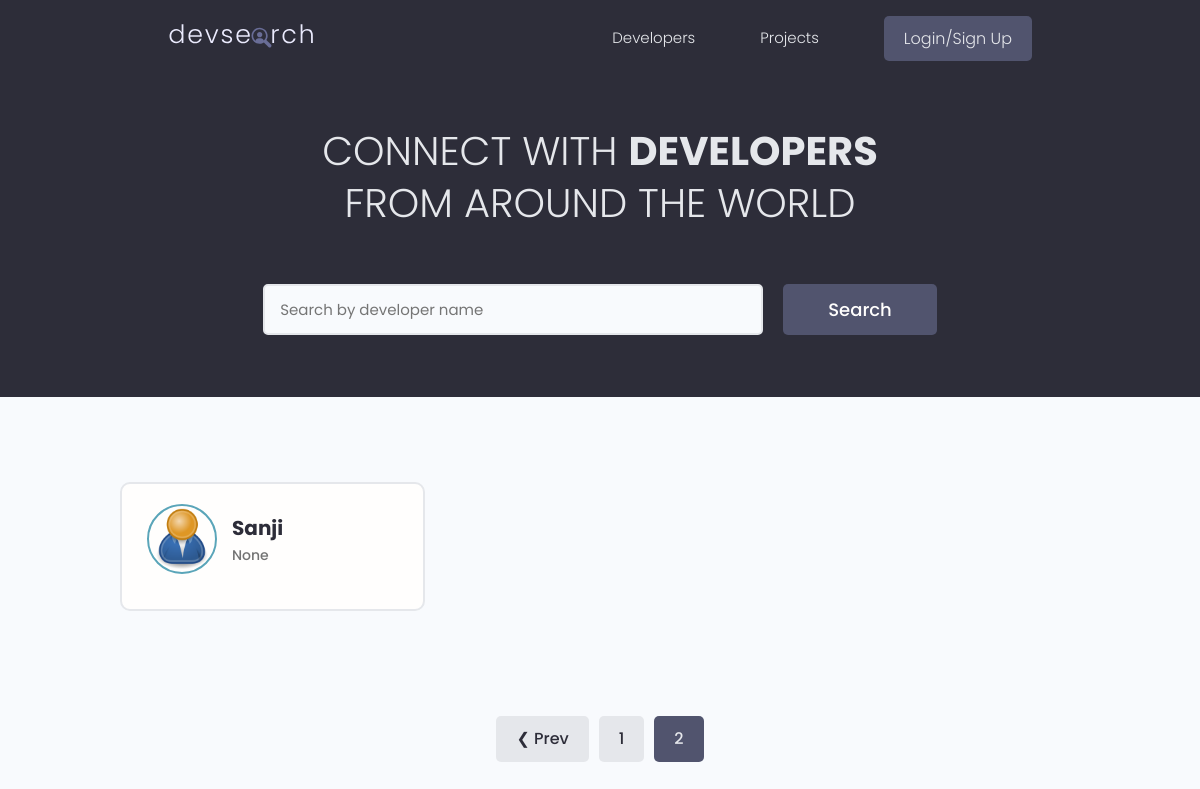
Before: /?page=2 with the older database file.
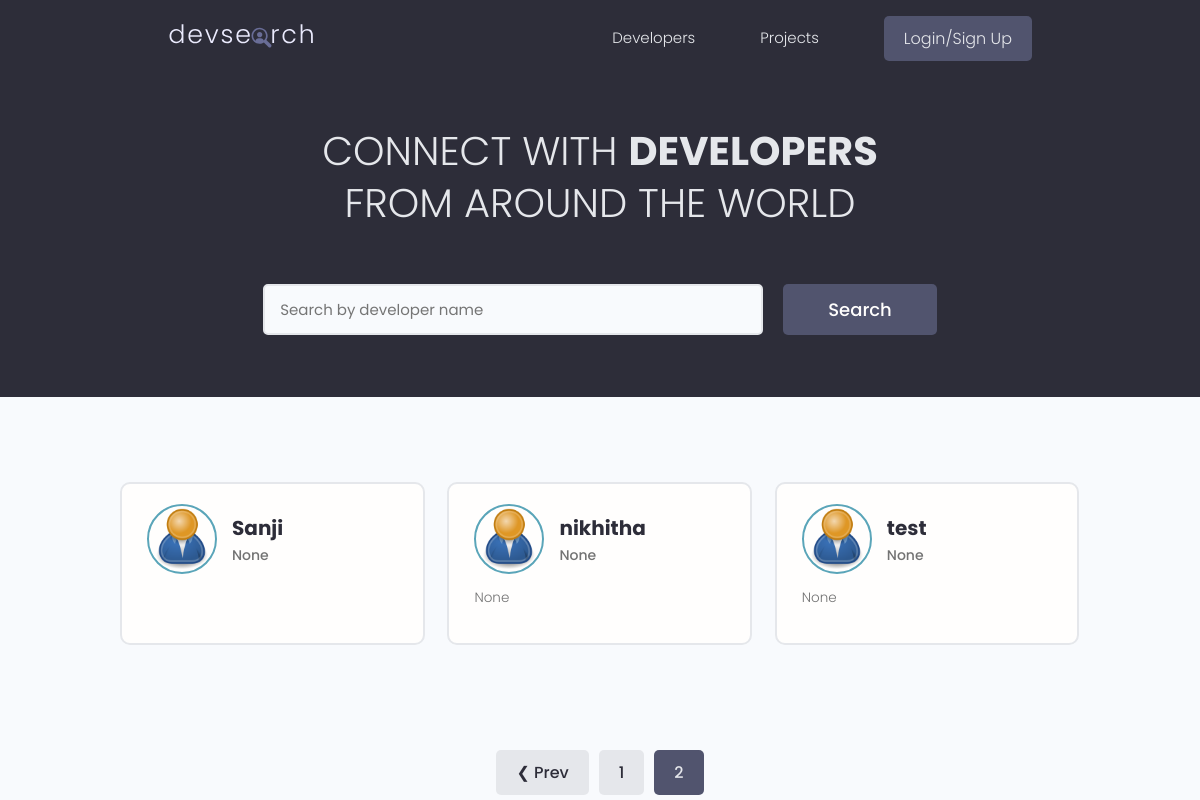
After: the same page with the newer database file.
### users/models.py (models this page shows, shortened)
class Profile(models.Model):
    user=models.OneToOneField(User, on_delete=models.CASCADE,null=True,blank=True)
    name=models.CharField(max_length=200,null=True,blank=True)
    email=models.EmailField(max_length=500,blank=True,null=True)
    username=models.CharField(max_length=200,null=True,blank=True)
    location=models.CharField(max_length=200,null=True,blank=True)
    short_intro=models.CharField(max_length=200,null=True,blank=True)
    bio=models.TextField(null=True,blank=True)
    profile_image=models.ImageField(null=True,blank=True,upload_to='profiles',default='profiles/user-default.png')
    social_github=models.CharField(max_length=200,null=True,blank=True)
    social_twitter=models.CharField(max_length=200,null=True,blank=True)
    social_linkedin=models.CharField(max_length=200,null=True,blank=True)
    social_youtube=models.CharField(max_length=200,null=True,blank=True)
    social_website=models.CharField(max_length=200,null=True,blank=True)
    created_at=models.DateTimeField(auto_now_add=True)
    id=models.UUIDField(default=uuid.uuid4,unique=True,primary_key=True,editable=False)

### users/views.py (the view)
# urls.py: path('',views.profiles,name="profiles"),
def profiles(request):
    profiles,search_query=searchProfiles(request)
    custom_range,profiles=paginateProfiles(request,profiles,3)
    context={'profiles':profiles,'search_query':search_query,'custom_range':custom_range}
    return render(request,'users/profile.html',context)

### users/utils.py (called while the page is built)
def paginateProfiles(request,profiles,results):
    page=request.GET.get('page')
    paginator=Paginator(profiles,results)
    try:
        profiles=paginator.page(page)
    except PageNotAnInteger:
        page=1
        profiles=paginator.page(page)
    except EmptyPage:
        page=paginator.num_pages
        profiles=paginator.page(page)
    leftIndex = (int(page)-4)
    if leftIndex < 1:
        leftIndex = 1
    rightIndex = (int(page) + 5)
    if rightIndex > paginator.num_pages:
        rightIndex = paginator.num_pages + 1
    custom_range=range(leftIndex,rightIndex)
    return custom_range,profiles

def searchProfiles(request):
    search_query=''
    if request.GET.get('search_query'):
        search_query=request.GET.get('search_query')
    print('SEARCH:',search_query)
    skills=Skill.objects.filter(name__icontains=search_query)
    profiles=Profile.objects.distinct().filter(
        Q(name__icontains=search_query)|
        Q(short_intro__icontains=search_query)|
        Q(skill__in=skills)
        )
    return profiles,search_query

### users/templates/users/profile.html (shortened to what this page needs)
{% extends 'main.html' %}
{% block content %}
<main class="home">
    <section class="hero-section text-center">
      <div class="container container--narrow">
        <div class="hero-section__box">
          <h2>CONNECT WITH <span>DEVELOPERS</span></h2>
          <h2>FROM AROUND THE WORLD</h2>
        </div>
        <div class="hero-section__search">
          <form id="searchForm" class="form" action="{% url 'profiles' %}" method="get">
            <div class="form__field">
              <input class="input input--text" id="formInput#search" type="text" name="search_query"
                value="{{search_query}}" placeholder="Search by developer name" />
            </div>
            <input class="btn btn--sub btn--lg" type="submit" value="Search" />
          </form>
        </div>
      </div>
    </section>
    <section class="devlist">
      <div class="container">
        <div class="grid grid--three">
        {% for profile in profiles %}
          <div class="column card">
            <div class="dev">
              <a href="{% url 'user-profile' profile.id %}" class="card__body">
                <div class="dev__profile">
                  <img class="avatar avatar--md" src="{{ profile.profile_image.url }}" alt="image" />
                  <div class="dev__meta">
                    <h3>{{profile.name}}</h3>
                    <h5>{{profile.short_intro|slice:"60"}}</h5>
                  </div>
                </div>
                <p class="dev__info">{{profile.bio|slice:"150"}}</p>
              </a>
            </div>
          </div>
          {% endfor %}
        </div>
      </div>
    </section>
    {% include 'pagination.html' with queryset=profiles custom_range=custom_range %}
  </main>
{% endblock content %}

### templates/main.html (shortened to what this page needs)
<!DOCTYPE html>
{% load static %}
<html>
<head>
    <link rel="stylesheet" href="https://cdn.iconmonstr.com/1.3.0/css/iconmonstr-iconic-font.min.css" />
    <link rel="stylesheet" href="{% static 'uikit/styles/uikit.css' %}" />
    <link rel="stylesheet" href="{% static 'styles/app.css' %}" />
</head>
<body>
    {% include 'navbar.html' %}
    {% block content %}
    {% endblock content %}
</body>
</html>

### templates/navbar.html (shortened to what this page needs)
{% load static %}
<header class="header">
    <div class="container container--narrow">
      <a href="{% url 'profiles' %}" class="header__logo">
        <img src="{% static 'images/logo.svg' %}" alt="DevSearch Logo" />
      </a>
      <nav class="header__nav">
        <ul class="header__menu">
          <li class="header__menuItem"><a href="{% url 'profiles' %}">Developers</a></li>
          <li class="header__menuItem"><a href="{% url 'projects' %}">Projects</a></li>
          {% if request.user.is_authenticated %}
          <li class="header__menuItem"><a href="{% url 'inbox' %}">Inbox</a></li>
          <li class="header__menuItem"><a href="{% url 'account' %}">Account</a></li>
          <li class="header__menuItem"><a href="{% url 'logout' %}" class="btn btn--sub">Logout</a></li>
          {% else %}
          <li class="header__menuItem"><a href="{% url 'login' %}" class="btn btn--sub">Login/Sign Up</a></li>
          {% endif %}
        </ul>
      </nav>
    </div>
  </header>

### templates/pagination.html (shortened to what this page needs)
{% if queryset.has_other_pages %}
<div class="pagination">
  <ul class="container">
    {% if queryset.has_previous %}
    <li><a href="?page={{queryset.previous_page_number}}" class="btn page-link" data-page="{{queryset.previous_page_number}}">&#10094; Prev</a></li>
    {% endif %}
    {% for page in custom_range %}
      {% if page == queryset.number %}
      <li><a href="?page={{page}}" class="btn page-link btn--sub" data-page="{{page}}"</a>{{page}}</a></li>
      {% else %}
      <li><a href="?page={{page}}" class="btn page-link" data-page="{{page}}">{{page}}</a></li>
      {% endif %}
    {% endfor %}
  </ul>
</div>
{% endif %}

### static/styles/app.css (style rules this page uses)
:root { --color-sub: #2d2d39; }
.btn--sub { background-color: var(--color-sub-light); }
.card { border: 2px solid var(--color-light); }
img { width: 100%; }
.header { position: sticky; z-index: 111; background-color: var(--color-sub); padding: 1.5rem 0; }
.header > .container { display: flex; justify-content: space-between; align-items: center; }
.header__logo > img { height: 3.8rem; }
.header__nav > ul { display: inline-flex; align-items: center; list-style: none; gap: 6.5rem; }
.header__menuItem > a { color: var(--color-light); font-weight: 300; }
.hero-section { height: 40vh; display: flex; align-items: center; background-color: var(--color-sub); }
.hero-section__box { margin-bottom: 4rem; }
.hero-section__box > h2, .hero-section__box > h2 > span { font-size: 4rem; color: var(--color-light); line-height: 1.3; text-transform: uppercase; }
.hero-section__box > h2 { font-weight: 300; }
.hero-section__box > h2 > span { font-weight: 700; }
.hero-section__search > .form { display: flex; align-items: center; justify-content: center; gap: 2rem; }
.hero-section__search > .form input.input--text { width: 50rem; }
.devlist { margin-top: 8rem; }
.devlist .grid { align-items: stretch; }
.devlist .dev .dev__profile { display: flex; align-items: center; gap: 1.5rem; }
.devlist .dev .dev__meta h3 { color: var(--color-sub); font-size: 2rem; font-weight: 700; }
.devlist .dev .dev__meta h5 { color: var(--color-text); font-size: 1.4rem; font-weight: 500; }
.devlist .dev .dev__info { margin: 1.5rem 0; font-size: 1.35rem; line-height: 1.4; text-align: justify; }
.pagination { margin-top: 8rem; margin-bottom: 10rem; }
.pagination > ul { flex-wrap: wrap; list-style: none; display: flex; align-items: center; justify-content: center; gap: 1rem; }
.pagination .btn { color: var(--color-sub); }
.pagination .btn.btn--sub { color: var(--color-light); }

### static/uikit/styles/modules/_variables.css (style rules this page uses)
:root { --color-main: #5aa5b9; --color-main-light: #e6faff; --color-sub: #3f4156; --color-sub-light: #51546e; --color-sub-lighter: #ededfd; --color-text: #737373; --color-gray: #8b8b8b; --color-light: #e5e7eb; --color-light-gray: #767676; --color-bg: #f8fafd; --color-white: #fffefd; --color-white-light: #f3f3f3; --color-success: #359e64; --color-success-bg: #def8e8; --color-error: #fc4b0b; --color-error-bg: #fff2ee; --font-base: 'Poppins', arial, helvetica, 'Segoe UI', roboto, ubuntu, sans-serif; --font-monospace: 'Fira Code', 'Courier New', courier, monospace; --font-regular: 300; --font-medium: 500; --font-bold: 700; --generic-shadow: 1px 1px 5px #00000010; --generic-transition: all 0.3s ease-in-out; }

### static/uikit/styles/modules/_base.css (style rules this page uses)
* { margin: 0; padding: 0; box-sizing: border-box; text-rendering: optimizeLegibility; color: inherit; font-size: inherit; }
html { font-size: 50%; }
@media only screen and (min-width: 480px) { html { font-size: 56.25%; } }
@media only screen and (min-width: 1200px) { html { font-size: 62.5%; } }
body { line-height: 1.6; font-weight: 400; font-size: 1.5rem; color: var(--color-text); background-color: var(--color-bg); min-height: 100vh; }

### static/uikit/styles/modules/_typography.css (style rules this page uses)
* { font-family: var(--font-base); }
h2 { font-size: 3.6rem; font-weight: var(--font-bold); }
h3 { font-size: 3.2rem; font-weight: var(--font-medium); }
h5 { font-size: 2.4rem; font-weight: var(--font-medium); }
h5, h6 { font-weight: var(--font-regular); }
p, span, strong { font-size: 1.6rem; color: var(--color-text); font-weight: var(--font-regular); }
a { padding-bottom: 2px; text-decoration: none; display: inline-block; color: var(--color-main); font-weight: var(--font-medium); }

### static/uikit/styles/modules/_utilities.css (style rules this page uses)
.container { width: 92%; max-width: 165rem; margin: 0 auto; box-sizing: border-box; }
.container--narrow { width: 92%; max-width: 120rem; }
@media screen and (min-width: 1000px) { .container { width: 90%; } }
@media screen and (min-width: 1000px) { .container--narrow { width: 85%; } }
@media screen and (min-width: 1200px) { .container { width: 80%; } }
@media screen and (min-width: 1200px) { .container--narrow { width: 72%; } }
.text-center { text-align: center; }

### static/uikit/styles/modules/_avatar.css (style rules this page uses)
.avatar { border-radius: 50%; border: 2px solid var(--color-main); object-fit: cover; }
.avatar--md { height: 7rem; width: 7rem; }

### static/uikit/styles/modules/_card.css (style rules this page uses)
.card { border-radius: 1rem; background-color: var(--color-white); border: 1.5px solid var(--color-light); width: auto; height: auto; margin-top: 0.5rem; margin-bottom: 0.5rem; overflow: hidden; }
.card__body, .card__header { padding: 2rem 2.5rem; }

Changed rows visible on the page:
added Profile: profile_image (placeholder picture), name "nikhitha", short_intro "None", bio "None"
added Profile: profile_image (placeholder picture), name "test", short_intro "None", bio "None"
